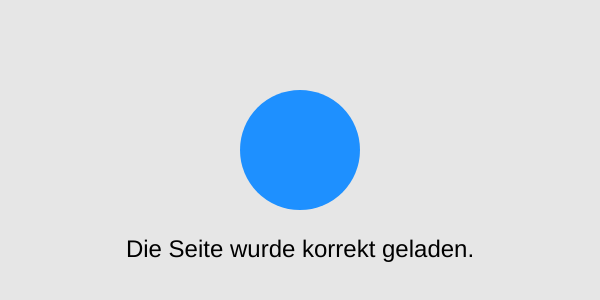
Frame 1 (no input)
Frame 60 (no input): identical to frame 1, image omitted
Frame 120 (the mouse pressed at the canvas centre since frame 60): identical to frame 1, image omitted

The p5.js sketch that drew this single still picture (run headless with seeded random() and noise() and a simulated clock; from frame 60 on, the mouse is pressed at the canvas centre):

// p5.js sketch
// ── sketch.js
function setup() {
  createCanvas(600, 300);
}

function draw() {
  background(230);

  fill(30, 144, 255);
  noStroke();
  ellipse(width / 2, height / 2, 120, 120);

  fill(0);
  textAlign(CENTER, CENTER);
  textSize(24);
  text("Die Seite wurde korrekt geladen.", width / 2, height / 2 + 100);
}
